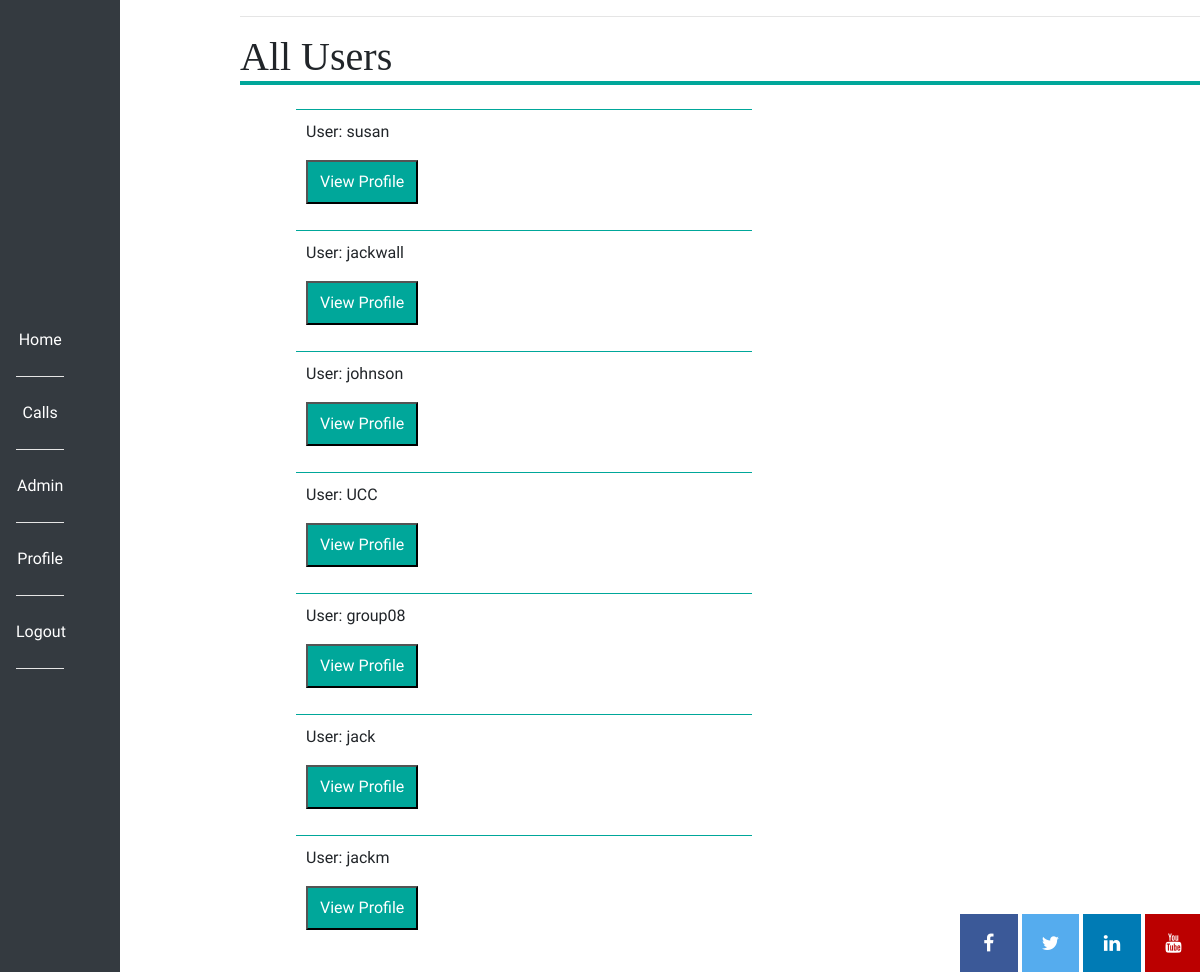
/view_users (signed in), run on the app's committed database.
### app/models.py (models this page shows, shortened)
class User(db.Model, UserMixin):
    id = db.Column(db.Integer, primary_key=True)
    username = db.Column(db.String(64), index=True, unique=True)
    email = db.Column(db.String(120), index=True, unique=True)
    password_hash = db.Column(db.String(128))
    access = db.Column(db.Integer)
    proposals = db.relationship('Proposal', backref='author', lazy='dynamic')
    education_info = db.relationship("EducationInfo", backref="author", lazy="dynamic")
    employment = db.relationship("Employment", backref="author", lazy="dynamic")
    professional_studies = db.relationship("ProfessionalStudies", backref="author", lazy="dynamic")
    distinctions_and_awards = db.relationship("DistinctionsAndAwards", backref="author", lazy="dynamic")
    funding_diversification = db.relationship("FundingDiversification", backref="author", lazy="dynamic")
    team_members = db.relationship("TeamMembers", backref="author", lazy="dynamic")
    impacts = db.relationship("Impacts", backref="author", lazy="dynamic")
    innovations = db.relationship("Innovation", backref="author", lazy="dynamic")
    publications = db.relationship("Publication", backref="author", lazy="dynamic")
    presentations = db.relationship("Presentation", backref="author", lazy="dynamic")
    academic_collabs = db.relationship("AcademicCollabs", backref="author", lazy="dynamic")
    non_academic_collabs = db.relationship("NonAcademicCollabs", backref="author", lazy="dynamic")
    conferences = db.relationship("Conference", backref="author", lazy="dynamic")
    communications = db.relationship("Communications", backref="author", lazy="dynamic")
    funding_ratio = db.relationship("FundingRatio", backref="author", lazy="dynamic")
    public_engagement = db.relationship("PublicEngagement", backref="author", lazy="dynamic")
    about_me = db.Column(db.String(140))
    last_seen = db.Column(db.String(20), default=datetime.utcnow().strftime("%B %d %Y"))
    def is_admin(self):
        return self.access == 2

### app/routes.py (the view)
@app.route("/view_users")
@login_required
def view_users():
    if not current_user.is_admin():
        flash("Admin area only")
        return redirect(url_for("index"))
    users = User.query.all()
    return render_template("view_users.html", svg=svg, title="View Users", users=users)

### app/models.py (called while the page is built)
@login.user_loader
def load_user(id):
    return User.query.get(int(id))

### app/routes.py (called while the page is built)
@app.before_request
def before_request():
    if current_user.is_authenticated:
        current_user.last_seen = datetime.utcnow().strftime("%B %d %Y")
        db.session.commit()

### app/templates/view_users.html
{% extends "base.html" %}
{% block content %}
<main>
<h1>All Users</h1>
<ul>
{% for entry in users %}
    <li class="list">
    <p>User: {{ entry.username }}</p>
    <a href="{{ url_for('profile', username=entry.username) }}"><button>View Profile</button></a>
    </li>
{% endfor %}
</ul>
</main>
{% endblock %}

### app/static/css/style.css (style rules this page uses)
ul { width: 55%; float: left; }
.list { list-style: none; border-top: 1px solid #00A79A; margin: 1em; padding: 10px; }
main { display:block; margin-left:20%; }
h1, h2, h3, h4, h5, h6 { font-family:Georgia, Times, serif; }
h1 { border-bottom: .1em solid #00A79A; }
p, div, a { font-family: 'Nobile', Helvetica, Arial, sans-serif; }
button { background-color:#00A79A; color:white; text-align: center; cursor: pointer; padding: 0.5em 0.75em; }
a,a:hover, a:focus, a:active { text-decoration: none; }

### data on the page
User: username "susan"
User: username "jackwall"
User: username "johnson"
User: username "UCC"
User: username "group08"
User: username "jack"
User: username "jackm"
